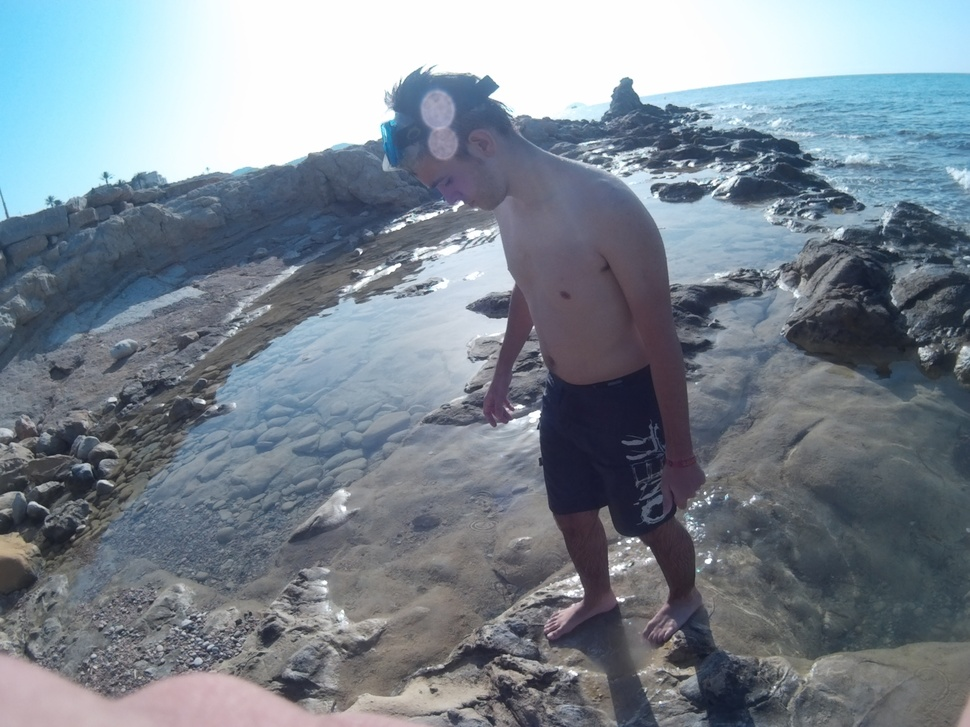
#> input picture MATEMATICAS/ley de benfort/jorge.JPG, 970 x 727 px, shrunk from 4032 x 3024 before the run, found by its file name
$ python comprobacion.py
#> lines starting #> are read from the running program, lines starting #| are printed output that depends on the picture
from PIL import Image
import numpy as np
import matplotlib.pyplot as plt

im = Image.open('jorge.jpg')
#> im is the input picture: PIL image 970x727 RGB; mean R, G, B 123.2, 133.6, 144

img = np.asarray(im)

im.close()

print(np.shape(img))
#| (727, 970, 3)

res = []
for i in range(9):
    res.append(0)

for i in range(len(img)):
    for j in range(len(img[0])):
        for k in range(3):
            n = str(img[i][j][k])
            for l in range(len(n)):
                if(n[l] == '1'):
                    res[0] += 1
                elif(n[l] == '2'):
                    res[1] += 1
                elif(n[l] == '3'):
                    res[2] += 1
                elif(n[l] == '4'):
                    res[3] += 1
                elif(n[l] == '5'):
                    res[4] += 1
                elif(n[l] == '6'):
                    res[5] += 1
                elif(n[l] == '7'):
                    res[6] += 1
                elif(n[l] == '8'):
                    res[7] += 1
                elif(n[l] == '9'):
                    res[8] += 1
#> after the loop, res = [1358831, 802338, 387536, 523576, 629394, 349544, 376417, 388999, 391238]

#--------------------------------------------------------------------------------------------

def autolabel(rects, xpos='center'):
    xpos = xpos.lower()  # normalize the case of the parameter
    ha = {'center': 'center', 'right': 'left', 'left': 'right'}
    offset = {'center': 0.5, 'right': 0.57, 'left': 0.43}  # x_txt = x + w*off

    for rect in rects:
        height = rect.get_height()
        ax.text(rect.get_x() + rect.get_width()*offset[xpos], 1.01*height,
                '{}'.format(height), ha=ha[xpos], va='bottom')


ind = np.arange(9)  #localizacion de barras
width = 0.3 # ancho de barras

fig, ax = plt.subplots()

rects1 = ax.bar(ind - width, res, width, color='r')
#> rects1 = 9 items


ax.set_title('Ley de benfort')
ax.set_xticks(ind)
ax.set_xticklabels(('1', '2', '3', '4', '5', '6', '7', '8', '9'))
ax.legend(loc='best')

plt.show()
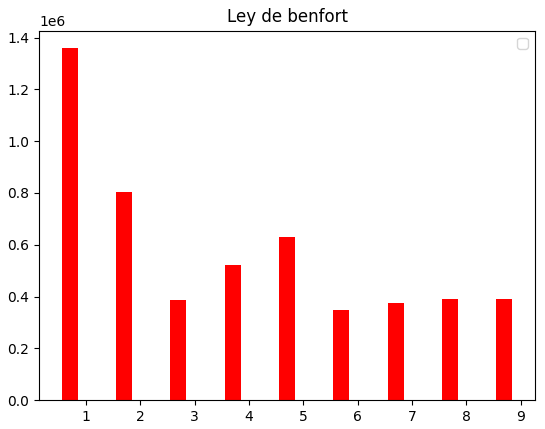
#> figure drawn by matplotlib, 1 panel; tallest bar 1358831 high, from x = -0.45 to -0.15
